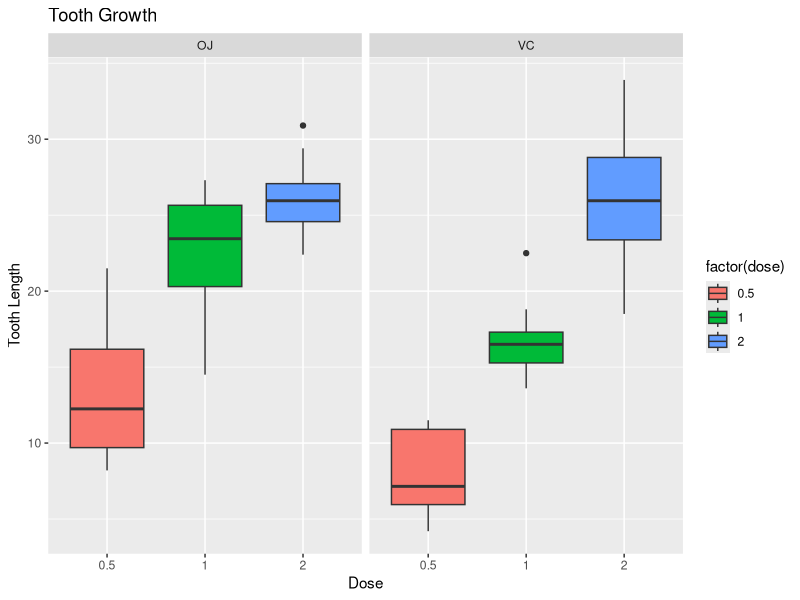

Source code (R):
## ---- chunk 1
    library(plyr);
    library(ggplot2);
## ---- chunk 2
    library(datasets);
    g <- ggplot(ToothGrowth, aes(x=factor(dose), y=len, fill=factor(dose)))
    g <- g + geom_boxplot() + facet_grid(.~supp) 
    g <- g + ggtitle("Tooth Growth") + labs(x="Dose", y="Tooth Length")
    g
## ---- chunk 3
    dim(ToothGrowth);
    summary(ToothGrowth);
## ---- chunk 4
    alpha <- 0.05;
    z.half.alpha <- qnorm(1-alpha/2) 
    c(-z.half.alpha, z.half.alpha)
    t.test(ToothGrowth$len[ToothGrowth$supp=="OJ"], ToothGrowth$len[ToothGrowth$supp=="VC"],
        paired=T);
    t.test(ToothGrowth$len, ToothGrowth$dose);
